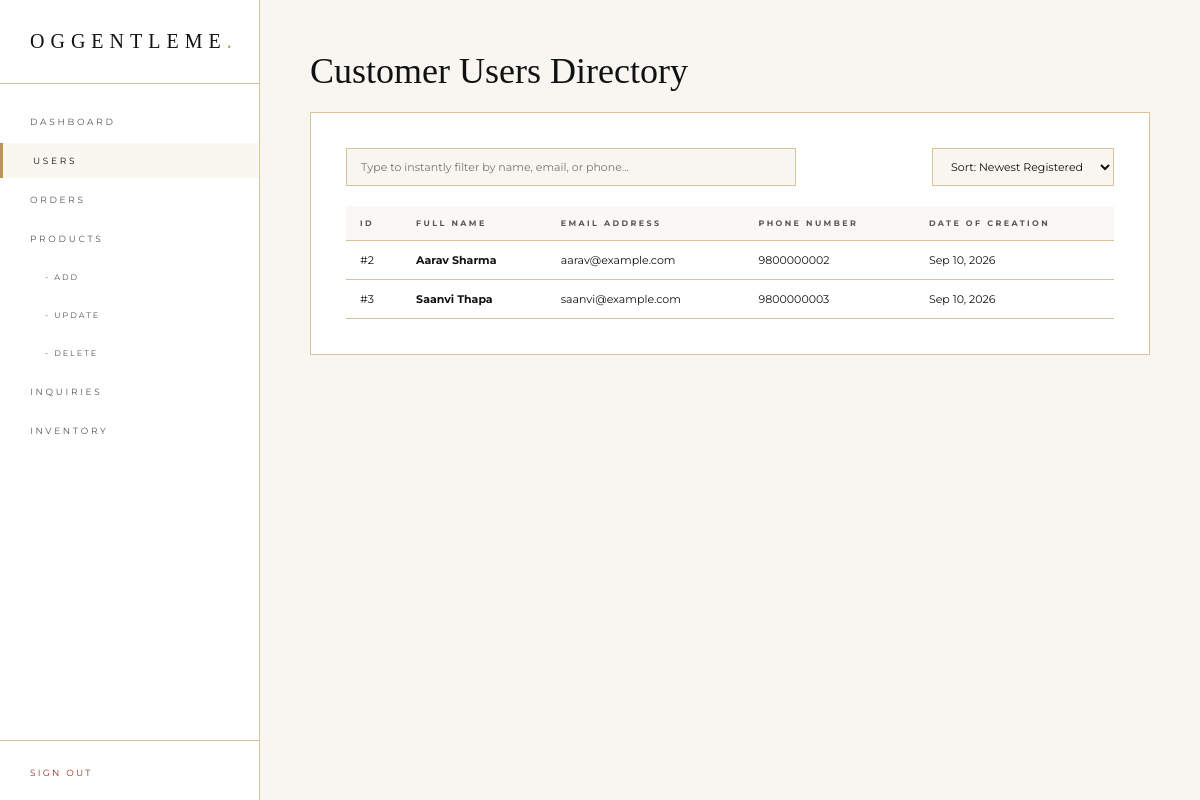
The page /admin/admin_dashboard.php?view=users (signed in) on the database its author committed.
### tables this page shows
CREATE TABLE IF NOT EXISTS users (
    id INT AUTO_INCREMENT PRIMARY KEY,
    full_name VARCHAR(150) NOT NULL,
    email VARCHAR(191) NOT NULL UNIQUE,
    phone_number VARCHAR(50) DEFAULT NULL,
    password_hash VARCHAR(255) NOT NULL,
    role VARCHAR(20) DEFAULT 'customer',
    created_at TIMESTAMP DEFAULT CURRENT_TIMESTAMP
);

### admin/views/users.php (the view, shortened to what this page needs)
<?php
$sort = $_GET['sort'] ?? 'newest';
$sql = "SELECT id, full_name, email, phone_number, created_at FROM users WHERE role = 'customer'";
switch ($sort) {
    case 'newest':
    default:
        $sql .= " ORDER BY created_at DESC";
        break;
}
$stmt = $conn->prepare($sql);
$stmt->execute();
$result = $stmt->get_result();
?>
<div style="display: flex; flex-direction: column; gap: 20px;">
    <h1 class="header-title">Customer Users Directory</h1>
    <div class="section-box">
        <div class="controls-toolbar">
            <div class="search-wrap">
                <input type="text" id="liveSearchInput" placeholder="Type to instantly filter by name, email, or phone..." autocomplete="off">
            </div>
            <div class="sort-wrap">
                <form method="GET" action="admin_dashboard.php" id="sortForm" style="margin: 0;">
                    <select name="sort" onchange="document.getElementById('sortForm').submit()">
                        <option value="newest" <?php if($sort=='newest') echo 'selected'; ?>>Sort: Newest Registered</option>
                    </select>
                </form>
            </div>
        </div>
        <table id="customerTable">
            <thead>
                <tr>
                    <th>ID</th>
                    <th>Full Name</th>
                    <th>Email Address</th>
                    <th>Phone Number</th>
                    <th>Date of Creation</th>
                </tr>
            </thead>
            <tbody>
                <?php if ($result->num_rows > 0): ?>
                    <?php while($cust = $result->fetch_assoc()): ?>
                    <tr class="customer-row">
                        <td>#<?php echo $cust['id']; ?></td>
                        <td><strong><?php echo htmlspecialchars($cust['full_name']); ?></strong></td>
                        <td><?php echo htmlspecialchars($cust['email']); ?></td>
                        <td><?php echo htmlspecialchars($cust['phone_number']); ?></td>
                        <td><?php echo date('M d, Y', strtotime($cust['created_at'])); ?></td>
                    </tr>
                    <?php endwhile; ?>
                <?php else: ?>
                    <tr>
                        <td colspan="5" style="text-align: center; color: var(--text-secondary); padding: 40px;">No registered customers found in the system.</td>
                    </tr>
                <?php endif; ?>
            </tbody>
        </table>
    </div>
</div>

### admin/admin_dashboard.php (shortened to what this page needs)
<?php
$view = $_GET['view'] ?? 'dashboard';
?>
<!DOCTYPE html>
<html lang="en">
<head>
</head>
<body>
    <aside>
        <div class="sidebar-brand">OGGENTLEME<span>.</span></div>
        <ul class="sidebar-menu">
            <li><a href="?view=dashboard" class="<?php if($view=='dashboard') echo 'active'; ?>">Dashboard</a></li>
            <li><a href="?view=users" class="<?php if($view=='users') echo 'active'; ?>">Users</a></li>
            <li><a href="?view=orders" class="<?php if($view=='orders') echo 'active'; ?>">Orders</a></li>
            <li><a href="?view=products_add" class="<?php if(strpos($view, 'products') === 0) echo 'active'; ?>">Products</a></li>
            <li><a href="?view=products_add" class="sidebar-sub <?php if($view=='products_add') echo 'active'; ?>">- Add</a></li>
            <li><a href="?view=products_update" class="sidebar-sub <?php if($view=='products_update') echo 'active'; ?>">- Update</a></li>
            <li><a href="?view=products_delete" class="sidebar-sub <?php if($view=='products_delete') echo 'active'; ?>">- Delete</a></li>
            <li><a href="?view=inquiries" class="<?php if($view=='inquiries') echo 'active'; ?>">Inquiries</a></li>
            <li><a href="?view=inventory" class="<?php if($view=='inventory') echo 'active'; ?>">Inventory</a></li>
        </ul>
        <div class="sidebar-footer">
            <a href="logout.php" class="logout-link" onclick="return confirm('Are you sure you want to sign out of the admin panel?');">Sign Out</a>
        </div>
    </aside>
    <main>
        <?php
        $view_file = __DIR__ . '/views/' . $view . '.php';
        if (file_exists($view_file)) {
            include $view_file;
        } else {
            echo "<p>Module view not found.</p>";
        }
        ?>
    </main>
</body>
</html>

### admin/admin_dashboard.php (style rules this page uses)
*, *::before, *::after { margin: 0; padding: 0; box-sizing: border-box; }
:root { --bg-main: #F8F6F1; --text-primary: #111111; --text-secondary: #555555; --brand-gold: #B89455; --dark-section: #111111; --cards: #FFFFFF; --borders: #D8C39A; }
body { font-family: 'Montserrat', sans-serif; background-color: var(--bg-main); color: var(--text-primary); display: flex; min-height: 100vh; }
aside { width: 260px; background: var(--cards); border-right: 1px solid var(--borders); display: flex; flex-direction: column; position: fixed; top: 0; bottom: 0; left: 0; z-index: 100; }
.sidebar-brand { padding: 30px; font-family: 'Cormorant Garamond', serif; font-size: 20px; letter-spacing: 0.3em; text-transform: uppercase; border-bottom: 1px solid var(--borders); }
.sidebar-brand span { color: var(--brand-gold); }
.sidebar-menu { list-style: none; padding: 20px 0; display: flex; flex-direction: column; gap: 4px; flex-grow: 1; }
.sidebar-menu a { display: block; padding: 12px 30px; font-size: 9px; letter-spacing: 0.3em; text-transform: uppercase; color: var(--text-secondary); text-decoration: none; transition: all 0.3s; }
.sidebar-menu a:hover, .sidebar-menu a.active { color: var(--text-primary); background: rgba(184, 148, 85, 0.08); border-left: 3px solid var(--brand-gold); }
.sidebar-sub { padding-left: 45px !important; font-size: 8px !important; letter-spacing: 0.25em !important; }
.sidebar-footer { padding: 20px 30px; border-top: 1px solid var(--borders); }
.logout-link { font-size: 9px; letter-spacing: 0.25em; text-transform: uppercase; color: #9B2C2C; text-decoration: none; }
main { margin-left: 260px; flex-grow: 1; padding: 50px; display: flex; flex-direction: column; gap: 30px; }
.header-title { font-family: 'Cormorant Garamond', serif; font-size: 36px; font-weight: 300; color: var(--text-primary); }
.section-box { background: var(--cards); border: 1px solid var(--borders); padding: 35px; display: flex; flex-direction: column; gap: 20px; }
table { width: 100%; border-collapse: collapse; font-size: 11px; }
th, td { padding: 12px 14px; border-bottom: 1px solid var(--borders); text-align: left; }
th { font-size: 8px; letter-spacing: 0.3em; text-transform: uppercase; color: var(--text-secondary); background: #FAF8F5; }
.controls-toolbar { display: flex; justify-content: space-between; gap: 15px; flex-wrap: wrap; }
.search-wrap { display: flex; gap: 8px; flex-grow: 1; max-width: 450px; }
.search-wrap input, .sort-wrap select, .field input, .field select { background: var(--bg-main); border: 1px solid var(--borders); padding: 10px 14px; font-family: 'Montserrat', sans-serif; font-size: 11px; color: var(--text-primary); outline: none; }
.search-wrap input { flex-grow: 1; }

### rows shown on the page
users: id "2", full_name "Aarav Sharma", email "aarav@example.com", phone_number "9800000002", created_at "Sep 10, 2026"
users: id "3", full_name "Saanvi Thapa", email "saanvi@example.com", phone_number "9800000003", created_at "Sep 10, 2026"
